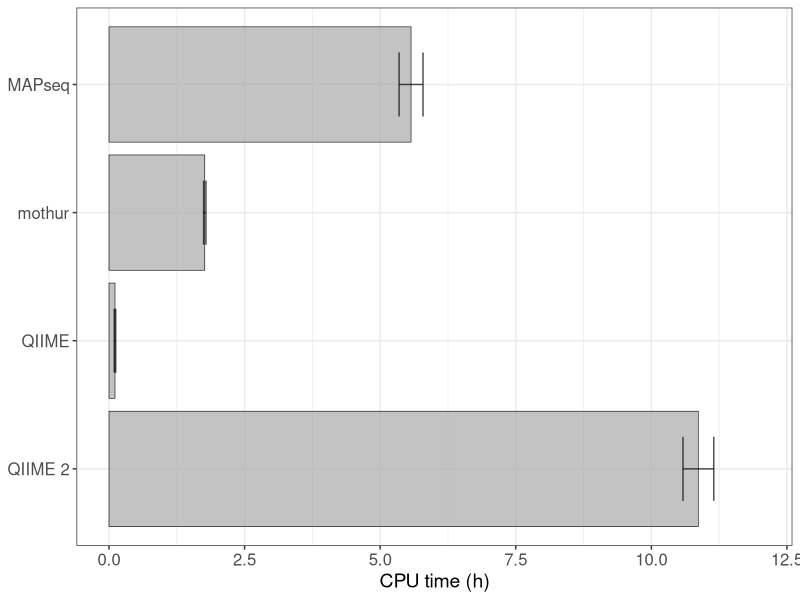
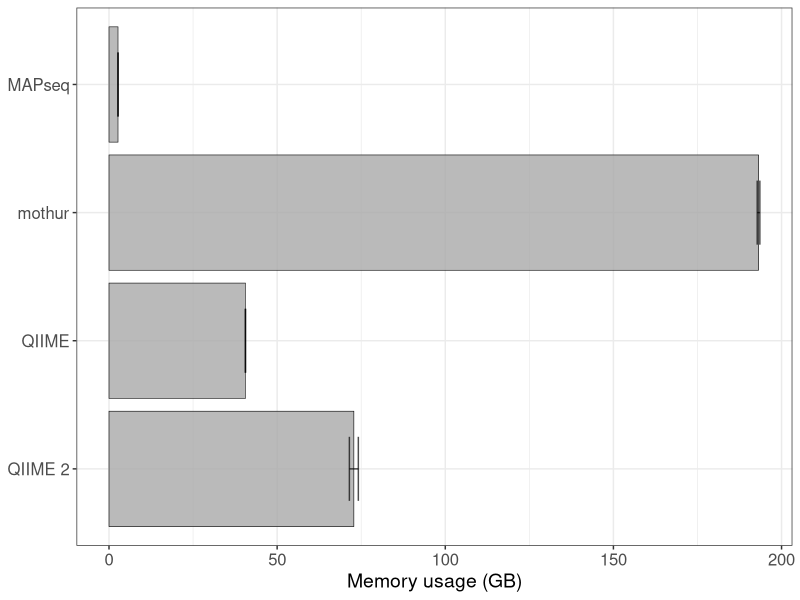

Write the R code that produced these figures, in order.
# load necessary libraries
library(reshape2)
library(ggplot2)

# calculate cpu time
cpu.mapseq1 = (20048.72/60)/60
cpu.mapseq2 = (20704.52/60)/60
cpu.mapseq3 = (21630.30/60)/60
cpu.mapseq = mean(cpu.mapseq1, cpu.mapseq2, cpu.mapseq3)
sd.cpu.mapseq = sd(c(cpu.mapseq1, cpu.mapseq2, cpu.mapseq3))

cpu.mothur1 = ((47.30+18.93+2433.84+609.97+416.95+50.20+0.13+28.17+0.20+42.63+13.20+2106.37+588.98)/60)/60
cpu.mothur2 = ((72.80+20.99+2355.31+575.95+414.56+48.17+0.13+15.55+0.23+44.86+14.47+2307.82+639.43)/60)/60
cpu.mothur3 = ((53.09+15.69+2310.90+599.05+469.67+46.14+0.13+28.14+0.25+56.11+13.94+2307.02+557.03)/60)/60
cpu.mothur = mean(cpu.mothur1, cpu.mothur2, cpu.mothur3)
sd.cpu.mothur = sd(c(cpu.mothur1, cpu.mothur2, cpu.mothur3))

cpu.qiime1.1 = (397.87/60)/60
cpu.qiime1.2 = (431.05/60)/60
cpu.qiime1.3 = (493.00/60)/60
cpu.qiime = mean(cpu.qiime1.1, cpu.qiime1.2, cpu.qiime1.3)
sd.cpu.qiime = sd(c(cpu.qiime1.1, cpu.qiime1.2, cpu.qiime1.3))

cpu.qiime2.1 = ((69.55+39050.95)/60)/60
cpu.qiime2.2 = ((55.10+38226.38)/60)/60
cpu.qiime2.3 = ((67.38+40246.38)/60)/60
cpu.qiime2 = mean(cpu.qiime2.1, cpu.qiime2.2, cpu.qiime2.3)
sd.cpu.qiime2 = sd(c(cpu.qiime2.1, cpu.qiime2.2, cpu.qiime2.3))

cpu.df = data.frame(cpu.qiime2, cpu.qiime, cpu.mothur, cpu.mapseq)
cpu.df = melt(cpu.df)
cpu.df = cbind(cpu.df, c(sd.cpu.qiime2, sd.cpu.qiime, sd.cpu.mothur, sd.cpu.mapseq))
colnames(cpu.df) = c("variable", "value", "sd")

# plot bargraph w/ cpu time
print(ggplot(cpu.df, aes(x=variable, y=value))
      + geom_bar(stat="identity", fill="darkgray", alpha=0.7, colour="black", size=0.2)
      + geom_errorbar(aes(ymin=value-sd, ymax=value+sd), width=0.5, alpha=0.7)
      + scale_x_discrete(labels=c("cpu.qiime2"="QIIME 2","cpu.qiime"="QIIME",
                                  "cpu.mothur"="mothur", "cpu.mapseq"="MAPseq"))
      + theme_bw() + coord_flip()
      + ylab("CPU time (h)")
      + ylim(0,12)
      + theme(axis.text.x = element_text(face="plain", size=12))
      + theme(axis.text.y = element_text(face="plain", size=12))
      + theme(axis.title.y = element_blank())
      + theme(axis.title.x = element_text(size=14)))

# calculate memory usage
mem.mapseq1 = (2743)/1024
mem.mapseq2 = (2744)/1024
mem.mapseq3 = (2747)/1024
mem.mapseq = mean(mem.mapseq1, mem.mapseq2, mem.mapseq3)
sd.mem.mapseq = sd(c(mem.mapseq1, mem.mapseq2, mem.mapseq3))

mem.mothur1 = (476+607+88188+3386+13316+74+8+443+5+88188+3099)/1024
mem.mothur2 = (475+626+88164+3456+13300+309+10+418+67+88188+3239)/1024
mem.mothur3 = (451+630+88172+3447+13316+68+9+494+630+88188+3182)/1024
mem.mothur = mean(mem.mothur1, mem.mothur2, mem.mothur3)
sd.mem.mothur = sd(c(mem.mothur1, mem.mothur2, mem.mothur3))

mem.qiime1.1 = (41550)/1024
mem.qiime1.2 = (41554)/1024
mem.qiime1.3 = (41565)/1024
mem.qiime = mean(mem.qiime1.1, mem.qiime1.2, mem.qiime1.3)
sd.mem.qiime = sd(c(mem.qiime1.1, mem.qiime1.2, mem.qiime1.3))

mem.qiime2.1 = (1677+72885)/1024
mem.qiime2.2 = (1709+75273)/1024
mem.qiime2.3 = (1714+75150)/1024
mem.qiime2 = mean(mem.qiime2.1, mem.qiime2.2, mem.qiime2.3)
sd.mem.qiime2 = sd(c(mem.qiime2.1, mem.qiime2.2, mem.qiime2.3))

mem.df = data.frame(mem.qiime2, mem.qiime, mem.mothur, mem.mapseq)
mem.df = melt(mem.df)
mem.df = cbind(mem.df, c(sd.mem.qiime2, sd.mem.qiime, sd.mem.mothur, sd.mem.mapseq))
colnames(mem.df) = c("variable", "value", "sd")

# plot bargraph w/ mem usage
print(ggplot(mem.df, aes(x=variable, y=value))
      + geom_bar(stat="identity", fill="darkgray", alpha=0.8, colour="black", size=0.2)
      + geom_errorbar(aes(ymin=value-sd, ymax=value+sd), width=0.5, alpha=0.7)
      + scale_x_discrete(labels=c("mem.qiime2"="QIIME 2","mem.qiime"="QIIME",
                                  "mem.mothur"="mothur", "mem.mapseq"="MAPseq"))
      + theme_bw() + coord_flip()
      + ylab("Memory usage (GB)")
      + theme(axis.text.x = element_text(face="plain", size=12))
      + theme(axis.text.y = element_text(face="plain", size=12))
      + theme(axis.title.y = element_blank())
      + theme(axis.title.x = element_text(size=14)))
